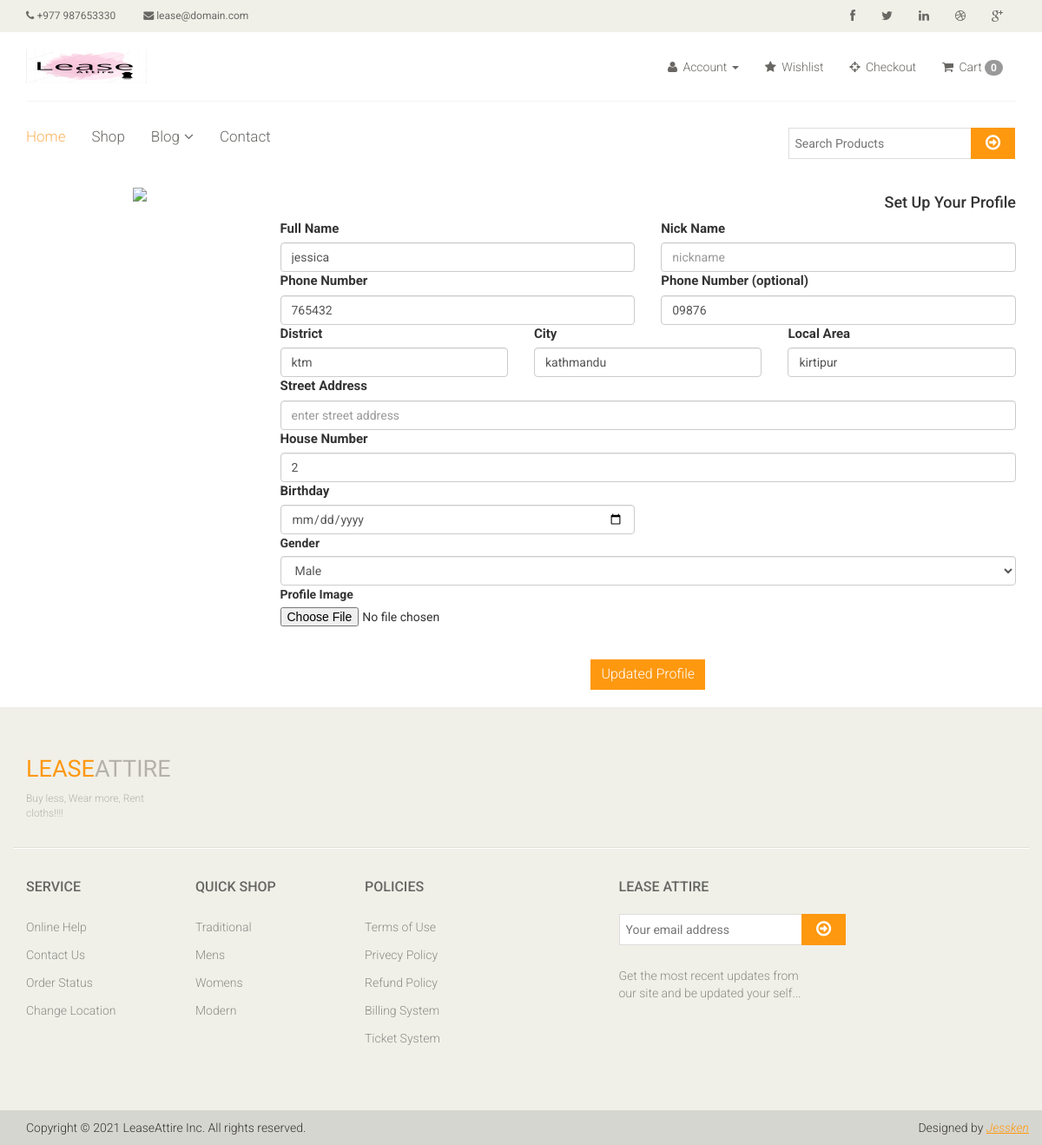
Page /edit-profile/6 on the committed database.
### app/models.py (models this page shows, shortened)
class Profile(models.Model):
      user = models.OneToOneField(User, on_delete=models.CASCADE )
      fullname =models.CharField(max_length=150)
      nickname =models.CharField(max_length=150)
      phone_number =models.CharField(max_length=10)
      second_number =models.CharField(max_length=10)
      disctrict =models.CharField(max_length=150)
      city =models.CharField(max_length=150)
      local_area =models.CharField(max_length=150)
      house_number =models.CharField(max_length=150)
      birthday =models.DateField( help_text = "User birthdate")
      gender =models.CharField(max_length=150)
      profile_picture =models.ImageField(upload_to='static/profileImage')

### app/views.py (the view)
# urls.py: path('edit-profile/<str:id>',views.profileSetting),
def profileSetting(request,id):
    profile =Profile.objects.filter(user=id).first()
    context={
        'profile':profile,
        }
    return render(request, 'user/edit.html',context)

### templates/user/edit.html (shortened to what this page needs)
{% extends 'master.html' %}
{% load static %}
{% block body%}
     <div class="container rounded bg-white mt-5 mb-5">
        <div class="row">
            <div class="col-md-3 border-right">
                <div class="d-flex flex-column align-items-center text-center p-3 py-5"><img class="rounded-circle mt-5"
                        src="https://bootdey.com/img/Content/avatar/avatar7.png" style="max-height:200px;" ></div>
            </div>
            <div class="col-md-9 border-right">
                <div class="p-3 py-5">
                    <div class="d-flex justify-content-between align-items-center mb-3">
                        <h4 class="text-right">Set Up Your Profile</h4>
                    </div>
                    <form action="{% url 'storeprofile' %}" method="POST" enctype="multipart/form-data">
                        <div class="row mt-2">
                            <div class="col-md-6">
                                <label class="labels">Full Name</label>
                                <input type="text" class="form-control" name="fullname" placeholder="first name" value="{{profile.fullname}}">
                            </div>
                            <div class="col-md-6">
                                <label class="labels">Nick Name</label>
                                <input type="text" class="form-control" name="nickname" value="{{profile.nickname}}" placeholder="nickname">
                            </div>
                        </div>
                        <div class="row mt-3">
                            <div class="col-md-6">
                                <label class="labels">Phone Number</label>
                                <input type="text" class="form-control" name="mobile_one" placeholder="enter phone number" value="{{profile.phone_number}}">
                            </div>
                            <div class="col-md-6">
                                <label class="labels">Phone Number (optional)</label>
                                <input type="text" class="form-control" name="mobile_two" placeholder="enter phone number" value="{{profile.second_number}}">
                            </div>
                        </div>
                        <div class="row mt-3">
                            <div class="col-md-4">
                                <label class="labels">District</label>
                                <input type="text" class="form-control" name="district" placeholder="enter address" value="{{profile.disctrict}}">
                            </div>
                            <div class="col-md-4">
                                <label class="labels">City</label>
                                <input type="text" class="form-control" name="city" placeholder="enter address" value="{{profile.city}}">
                            </div>
                            <div class="col-md-4">
                                <label class="labels">Local Area</label>
                                <input type="text" class="form-control" name="local_area" placeholder="enter address" value="{{profile.local_area}}">
                            </div>
                            <div class="col-md-12">
                                <label class="labels">Street Address</label>
                                <input type="text" class="form-control" name="street_address" placeholder="enter street address" value="">
                            </div>
                            <div class="col-md-12">
                                <label class="labels">House Number</label>
                                <input type="text" class="form-control" name="house_number" placeholder="House Number" value="{{profile.house_number}}">
                            </div>
                            <div class="col-md-6">
                                <label class="labels">Birthday</label>
                                <input type="date" class="form-control" name="birthday" placeholder="Birthday" value="{{profile.birthday}}">
                            </div>
                        </div>
                        <div class="row mt-3">
                            <div class="col-md-12">
                                <label for="exampleFormControlSelect1">Gender</label>
                                <select class="form-control" name="gender" id="exampleFormControlSelect1">
                                    <option>Male</option>
                                </select>
                            </div>
                        </div>
                            <div class="form-group">
                                <label>Profile Image</label>
                                <div class="fileinput fileinput-new input-group" data-provides="fileinput">
                                    <input type="file"
                                        class="fileinput fileinput-new input-group "
                                        name="image">
                                </div>
                            </div>
                        <div class="button-group mt-5 text-center">
                            <button type="submit" class="btn btn-default get">
                            Updated Profile
                            </button>
                        </div>
                    </form>
                </div>
            </div>
        </div>
    </div>
{%endblock body%}

### static/css/main.css (style rules this page uses)
body { font-family: 'Roboto', sans-serif; background:; position: relative; font-weight:400px; }
h1, h2, h3, h4, h5, h6 { font-family: 'Roboto', sans-serif; }
.get { background: #FE980F; border: 0 none; border-radius: 0; color: #FFFFFF; font-family: 'Roboto', sans-serif; font-size: 16px; font-weight: 300; margin-top: 23px; }
.user_info input, select, textarea { background: #F0F0E9; border:0; color: #696763; padding: 5px; width: 100%; border-radius: 0; resize: none }

### templates/user/edit.html (style rules this page uses)
.labels { font-size: 15px; }

### rows in the picture
Profile: fullname "jessica", mobile_one "765432", mobile_two "09876", district "ktm", city "kathmandu", local_area "kirtipur", house_number "2"

### other values in the picture
{{ request.session.cart|length }} "0"
